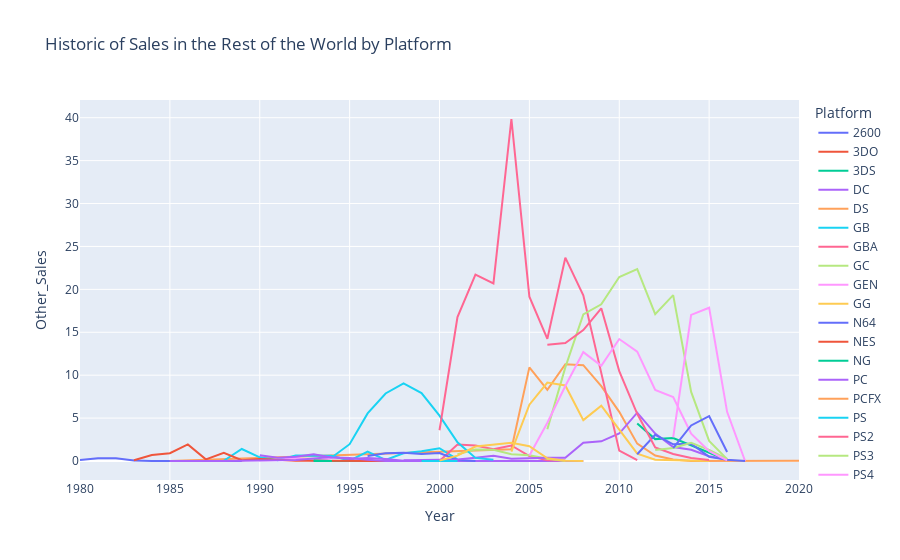

Notebook source saved alongside this figure:
### Code cell
# Sales for the rest of the world
fig = sns.lineplot(data=df.groupby(['Platform', 'Year']).sum(numeric_only=True).reset_index(), x='Year', y='Other_Sales', hue='Platform')
fig.set(title='Histórico de Ventas en el Resto del Mundo por Plataforma')
fig.legend(loc='upper left', bbox_to_anchor=(1.02, 1), borderaxespad=0, ncol=2)

# Con plotly
fig = px.line(df.groupby(['Platform', 'Year']).sum(numeric_only=True).reset_index(), x='Year', y='Other_Sales', color='Platform', title='Historic of Sales in the Rest of the World by Platform')
fig.show()

### Figure 1 — Plotly figure (JSON) as saved in the notebook; plotly's stock layout.template omitted (floating-point values rounded to 4 significant figures)
{"data": [{"hovertemplate": "Platform=2600<br>Year=%{x}<br>Other_Sales=%{y}<extra></extra>", "legendgroup": "2600", "line": {"color": "#636efa", "dash": "solid"}, "marker": {"symbol": "circle"}, "mode": "lines", "name": "2600", "orientation": "v", "showlegend": true, "type": "scatter", "x": [1980, 1981, 1982, 1983, 1984, 1985, 1986, 1987, 1988, 1989], "xaxis": "x", "y": [0.12, 0.32, 0.31, 0.06, 0, 0, 0, 0.01, 0.01, 0.01], "yaxis": "y"}, {"hovertemplate": "Platform=3DO<br>Year=%{x}<br>Other_Sales=%{y}<extra></extra>", "legendgroup": "3DO", "line": {"color": "#EF553B", "dash": "solid"}, "marker": {"symbol": "circle"}, "mode": "lines", "name": "3DO", "orientation": "v", "showlegend": true, "type": "scatter", "x": [1994, 1995], "xaxis": "x", "y": [0, 0], "yaxis": "y"}, {"hovertemplate": "Platform=3DS<br>Year=%{x}<br>Other_Sales=%{y}<extra></extra>", "legendgroup": "3DS", "line": {"color": "#00cc96", "dash": "solid"}, "marker": {"symbol": "circle"}, "mode": "lines", "name": "3DS", "orientation": "v", "showlegend": true, "type": "scatter", "x": [2011, 2012, 2013, 2014, 2015, 2016], "xaxis": "x", "y": [4.38, 2.55, 2.67, 1.84, 0.99, 0.12], "yaxis": "y"}, {"hovertemplate": "Platform=DC<br>Year=%{x}<br>Other_Sales=%{y}<extra></extra>", "legendgroup": "DC", "line": {"color": "#ab63fa", "dash": "solid"}, "marker": {"symbol": "circle"}, "mode": "lines", "name": "DC", "orientation": "v", "showlegend": true, "type": "scatter", "x": [1998, 1999, 2000, 2001, 2002, 2007, 2008], "xaxis": "x", "y": [0.08, 0.06, 0.13, 0, 0, 0, 0], "yaxis": "y"}, {"hovertemplate": "Platform=DS<br>Year=%{x}<br>Other_Sales=%{y}<extra></extra>", "legendgroup": "DS", "line": {"color": "#FFA15A", "dash": "solid"}, "marker": {"symbol": "circle"}, "mode": "lines", "name": "DS", "orientation": "v", "showlegend": true, "type": "scatter", "x": [1985, 2004, 2005, 2006, 2007, 2008, 2009, 2010, 2011, 2012, 2013, 2014, 2020], "xaxis": "x", "y": [0, 1.37, 10.91, 8.28, 11.27, 11.16, 8.73, 5.73, 2.02, 0.63, 0.17, 0, 0.02], "yaxis": "y"}, {"hovertemplate": "Platform=GB<br>Year=%{x}<br>Other_Sales=%{y}<extra></extra>", "legendgroup": "GB", "line": {"color": "#19d3f3", "dash": "solid"}, "marker": {"symbol": "circle"}, "mode": "lines", "name": "GB", "orientation": "v", "showlegend": true, "type": "scatter", "x": [1988, 1989, 1990, 1991, 1992, 1994, 1995, 1996, 1997, 1998, 1999, 2000, 2001], "xaxis": "x", "y": [0.03, 1.4, 0.43, 0.08, 0.64, 0.6, 0.05, 1.09, 0.12, 0.91, 1.13, 1.49, 0.19], "yaxis": "y"}, {"hovertemplate": "Platform=GBA<br>Year=%{x}<br>Other_Sales=%{y}<extra></extra>", "legendgroup": "GBA", "line": {"color": "#FF6692", "dash": "solid"}, "marker": {"symbol": "circle"}, "mode": "lines", "name": "GBA", "orientation": "v", "showlegend": true, "type": "scatter", "x": [2000, 2001, 2002, 2003, 2004, 2005, 2006, 2007], "xaxis": "x", "y": [0, 1.91, 1.81, 1.36, 1.81, 0.58, 0.09, 0.05], "yaxis": "y"}, {"hovertemplate": "Platform=GC<br>Year=%{x}<br>Other_Sales=%{y}<extra></extra>", "legendgroup": "GC", "line": {"color": "#B6E880", "dash": "solid"}, "marker": {"symbol": "circle"}, "mode": "lines", "name": "GC", "orientation": "v", "showlegend": true, "type": "scatter", "x": [2001, 2002, 2003, 2004, 2005, 2006, 2007], "xaxis": "x", "y": [0.78, 1.33, 1.31, 0.78, 0.67, 0.26, 0], "yaxis": "y"}, {"hovertemplate": "Platform=GEN<br>Year=%{x}<br>Other_Sales=%{y}<extra></extra>", "legendgroup": "GEN", "line": {"color": "#FF97FF", "dash": "solid"}, "marker": {"symbol": "circle"}, "mode": "lines", "name": "GEN", "orientation": "v", "showlegend": true, "type": "scatter", "x": [1990, 1991, 1992, 1993, 1994], "xaxis": "x", "y": [0.08, 0.13, 0.37, 0, 0.31], "yaxis": "y"}, {"hovertemplate": "Platform=GG<br>Year=%{x}<br>Other_Sales=%{y}<extra></extra>", "legendgroup": "GG", "line": {"color": "#FECB52", "dash": "solid"}, "marker": {"symbol": "circle"}, "mode": "lines", "name": "GG", "orientation": "v", "showlegend": true, "type": "scatter", "x": [1992], "xaxis": "x", "y": [0], "yaxis": "y"}, {"hovertemplate": "Platform=N64<br>Year=%{x}<br>Other_Sales=%{y}<extra></extra>", "legendgroup": "N64", "line": {"color": "#636efa", "dash": "solid"}, "marker": {"symbol": "circle"}, "mode": "lines", "name": "N64", "orientation": "v", "showlegend": true, "type": "scatter", "x": [1996, 1997, 1998, 1999, 2000, 2001, 2002], "xaxis": "x", "y": [0.58, 0.91, 0.96, 0.82, 0.92, 0.12, 0], "yaxis": "y"}, {"hovertemplate": "Platform=NES<br>Year=%{x}<br>Other_Sales=%{y}<extra></extra>", "legendgroup": "NES", "line": {"color": "#EF553B", "dash": "solid"}, "marker": {"symbol": "circle"}, "mode": "lines", "name": "NES", "orientation": "v", "showlegend": true, "type": "scatter", "x": [1983, 1984, 1985, 1986, 1987, 1988, 1989, 1990, 1991, 1992, 1993, 1994], "xaxis": "x", "y": [0.08, 0.7, 0.91, 1.93, 0.19, 0.94, 0.09, 0.22, 0.16, 0.03, 0.06, 0], "yaxis": "y"}, {"hovertemplate": "Platform=NG<br>Year=%{x}<br>Other_Sales=%{y}<extra></extra>", "legendgroup": "NG", "line": {"color": "#00cc96", "dash": "solid"}, "marker": {"symbol": "circle"}, "mode": "lines", "name": "NG", "orientation": "v", "showlegend": true, "type": "scatter", "x": [1993, 1994, 1995, 1996], "xaxis": "x", "y": [0, 0, 0, 0], "yaxis": "y"}, {"hovertemplate": "Platform=PC<br>Year=%{x}<br>Other_Sales=%{y}<extra></extra>", "legendgroup": "PC", "line": {"color": "#ab63fa", "dash": "solid"}, "marker": {"symbol": "circle"}, "mode": "lines", "name": "PC", "orientation": "v", "showlegend": true, "type": "scatter", "x": [1985, 1988, 1992, 1994, 1995, 1996, 1997, 1998, 1999, 2000, 2001, 2002, 2003, 2004, 2005, 2006, 2007, 2008, 2009, 2010, 2011, 2012, 2013, 2014, 2015, 2016], "xaxis": "x", "y": [0.01, 0.01, 0.11, 0.46, 0.23, 0.34, 0.23, 0.03, 0.12, 0.18, 0.18, 0.37, 0.6, 0.26, 0.35, 0.39, 0.37, 2.13, 2.29, 3.2, 5.63, 3.19, 1.62, 1.31, 0.55, 0.17], "yaxis": "y"}, {"hovertemplate": "Platform=PCFX<br>Year=%{x}<br>Other_Sales=%{y}<extra></extra>", "legendgroup": "PCFX", "line": {"color": "#FFA15A", "dash": "solid"}, "marker": {"symbol": "circle"}, "mode": "lines", "name": "PCFX", "orientation": "v", "showlegend": true, "type": "scatter", "x": [1996], "xaxis": "x", "y": [0], "yaxis": "y"}, {"hovertemplate": "Platform=PS<br>Year=%{x}<br>Other_Sales=%{y}<extra></extra>", "legendgroup": "PS", "line": {"color": "#19d3f3", "dash": "solid"}, "marker": {"symbol": "circle"}, "mode": "lines", "name": "PS", "orientation": "v", "showlegend": true, "type": "scatter", "x": [1994, 1995, 1996, 1997, 1998, 1999, 2000, 2001, 2002, 2003], "xaxis": "x", "y": [0.4, 1.96, 5.54, 7.87, 9.05, 7.92, 5.28, 2.17, 0.36, 0.14], "yaxis": "y"}, {"hovertemplate": "Platform=PS2<br>Year=%{x}<br>Other_Sales=%{y}<extra></extra>", "legendgroup": "PS2", "line": {"color": "#FF6692", "dash": "solid"}, "marker": {"symbol": "circle"}, "mode": "lines", "name": "PS2", "orientation": "v", "showlegend": true, "type": "scatter", "x": [2000, 2001, 2002, 2003, 2004, 2005, 2006, 2007, 2008, 2009, 2010, 2011], "xaxis": "x", "y": [3.58, 16.78, 21.72, 20.69, 39.85, 19.15, 14.24, 23.69, 19.31, 10.16, 1.2, 0.1], "yaxis": "y"}, {"hovertemplate": "Platform=PS3<br>Year=%{x}<br>Other_Sales=%{y}<extra></extra>", "legendgroup": "PS3", "line": {"color": "#B6E880", "dash": "solid"}, "marker": {"symbol": "circle"}, "mode": "lines", "name": "PS3", "orientation": "v", "showlegend": true, "type": "scatter", "x": [2006, 2007, 2008, 2009, 2010, 2011, 2012, 2013, 2014, 2015, 2016], "xaxis": "x", "y": [3.69, 10.91, 17.08, 18.26, 21.44, 22.36, 17.12, 19.33, 8.05, 2.35, 0.22], "yaxis": "y"}, {"hovertemplate": "Platform=PS4<br>Year=%{x}<br>Other_Sales=%{y}<extra></extra>", "legendgroup": "PS4", "line": {"color": "#FF97FF", "dash": "solid"}, "marker": {"symbol": "circle"}, "mode": "lines", "name": "PS4", "orientation": "v", "showlegend": true, "type": "scatter", "x": [2013, 2014, 2015, 2016, 2017], "xaxis": "x", "y": [2.75, 17.02, 17.86, 5.73, 0], "yaxis": "y"}, {"hovertemplate": "Platform=PSP<br>Year=%{x}<br>Other_Sales=%{y}<extra></extra>", "legendgroup": "PSP", "line": {"color": "#FECB52", "dash": "solid"}, "marker": {"symbol": "circle"}, "mode": "lines", "name": "PSP", "orientation": "v", "showlegend": true, "type": "scatter", "x": [2004, 2005, 2006, 2007, 2008, 2009, 2010, 2011, 2012, 2013, 2014, 2015], "xaxis": "x", "y": [1.09, 6.56, 9.14, 8.8, 4.76, 6.45, 3.65, 0.86, 0.14, 0.07, 0, 0], "yaxis": "y"}, {"hovertemplate": "Platform=PSV<br>Year=%{x}<br>Other_Sales=%{y}<extra></extra>", "legendgroup": "PSV", "line": {"color": "#636efa", "dash": "solid"}, "marker": {"symbol": "circle"}, "mode": "lines", "name": "PSV", "orientation": "v", "showlegend": true, "type": "scatter", "x": [2011, 2012, 2013, 2014, 2015, 2016, 2017], "xaxis": "x", "y": [0.79, 3.05, 1.94, 2.01, 0.48, 0.14, 0], "yaxis": "y"}, {"hovertemplate": "Platform=SAT<br>Year=%{x}<br>Other_Sales=%{y}<extra></extra>", "legendgroup": "SAT", "line": {"color": "#EF553B", "dash": "solid"}, "marker": {"symbol": "circle"}, "mode": "lines", "name": "SAT", "orientation": "v", "showlegend": true, "type": "scatter", "x": [1994, 1995, 1996, 1997, 1998, 1999], "xaxis": "x", "y": [0.02, 0.05, 0, 0, 0, 0], "yaxis": "y"}, {"hovertemplate": "Platform=SCD<br>Year=%{x}<br>Other_Sales=%{y}<extra></extra>", "legendgroup": "SCD", "line": {"color": "#00cc96", "dash": "solid"}, "marker": {"symbol": "circle"}, "mode": "lines", "name": "SCD", "orientation": "v", "showlegend": true, "type": "scatter", "x": [1993, 1994], "xaxis": "x", "y": [0.05, 0], "yaxis": "y"}, {"hovertemplate": "Platform=SNES<br>Year=%{x}<br>Other_Sales=%{y}<extra></extra>", "legendgroup": "SNES", "line": {"color": "#ab63fa", "dash": "solid"}, "marker": {"symbol": "circle"}, "mode": "lines", "name": "SNES", "orientation": "v", "showlegend": true, "type": "scatter", "x": [1990, 1991, 1992, 1993, 1994, 1995, 1996, 1997, 1998, 1999], "xaxis": "x", "y": [0.67, 0.37, 0.5, 0.78, 0.41, 0.35, 0.14, 0, 0, 0], "yaxis": "y"}, {"hovertemplate": "Platform=TG16<br>Year=%{x}<br>Other_Sales=%{y}<extra></extra>", "legendgroup": "TG16", "line": {"color": "#FFA15A", "dash": "solid"}, "marker": {"symbol": "circle"}, "mode": "lines", "name": "TG16", "orientation": "v", "showlegend": true, "type": "scatter", "x": [1995], "xaxis": "x", "y": [0], "yaxis": "y"}, {"hovertemplate": "Platform=WS<br>Year=%{x}<br>Other_Sales=%{y}<extra></extra>", "legendgroup": "WS", "line": {"color": "#19d3f3", "dash": "solid"}, "marker": {"symbol": "circle"}, "mode": "lines", "name": "WS", "orientation": "v", "showlegend": true, "type": "scatter", "x": [1999, 2000, 2001], "xaxis": "x", "y": [0, 0, 0], "yaxis": "y"}, {"hovertemplate": "Platform=Wii<br>Year=%{x}<br>Other_Sales=%{y}<extra></extra>", "legendgroup": "Wii", "line": {"color": "#FF6692", "dash": "solid"}, "marker": {"symbol": "circle"}, "mode": "lines", "name": "Wii", "orientation": "v", "showlegend": true, "type": "scatter", "x": [2006, 2007, 2008, 2009, 2010, 2011, 2012, 2013, 2014, 2015], "xaxis": "x", "y": [13.56, 13.75, 15.25, 17.79, 10.47, 5.5, 1.59, 0.81, 0.36, 0.12], "yaxis": "y"}, {"hovertemplate": "Platform=WiiU<br>Year=%{x}<br>Other_Sales=%{y}<extra></extra>", "legendgroup": "WiiU", "line": {"color": "#B6E880", "dash": "solid"}, "marker": {"symbol": "circle"}, "mode": "lines", "name": "WiiU", "orientation": "v", "showlegend": true, "type": "scatter", "x": [2012, 2013, 2014, 2015, 2016], "xaxis": "x", "y": [1.28, 1.52, 2.11, 1.29, 0.25], "yaxis": "y"}, {"hovertemplate": "Platform=X360<br>Year=%{x}<br>Other_Sales=%{y}<extra></extra>", "legendgroup": "X360", "line": {"color": "#FF97FF", "dash": "solid"}, "marker": {"symbol": "circle"}, "mode": "lines", "name": "X360", "orientation": "v", "showlegend": true, "type": "scatter", "x": [2005, 2006, 2007, 2008, 2009, 2010, 2011, 2012, 2013, 2014, 2015, 2016], "xaxis": "x", "y": [0.63, 4.46, 8.74, 12.69, 11.09, 14.21, 12.75, 8.27, 7.44, 3.18, 1.14, 0.07], "yaxis": "y"}, {"hovertemplate": "Platform=XB<br>Year=%{x}<br>Other_Sales=%{y}<extra></extra>", "legendgroup": "XB", "line": {"color": "#FECB52", "dash": "solid"}, "marker": {"symbol": "circle"}, "mode": "lines", "name": "XB", "orientation": "v", "showlegend": true, "type": "scatter", "x": [2000, 2001, 2002, 2003, 2004, 2005, 2006, 2007, 2008], "xaxis": "x", "y": [0.04, 0.63, 1.69, 1.91, 2.13, 1.73, 0.32, 0.02, 0.01], "yaxis": "y"}, {"hovertemplate": "Platform=XOne<br>Year=%{x}<br>Other_Sales=%{y}<extra></extra>", "legendgroup": "XOne", "line": {"color": "#636efa", "dash": "solid"}, "marker": {"symbol": "circle"}, "mode": "lines", "name": "XOne", "orientation": "v", "showlegend": true, "type": "scatter", "x": [2013, 2014, 2015, 2016], "xaxis": "x", "y": [1.5, 4.14, 5.23, 1.05], "yaxis": "y"}], "layout": {"legend": {"title": {"text": "Platform"}, "tracegroupgap": 0}, "title": {"text": "Historic of Sales in the Rest of the World by Platform"}, "xaxis": {"anchor": "y", "domain": [0, 1], "title": {"text": "Year"}}, "yaxis": {"anchor": "x", "domain": [0, 1], "title": {"text": "Other_Sales"}}}}
